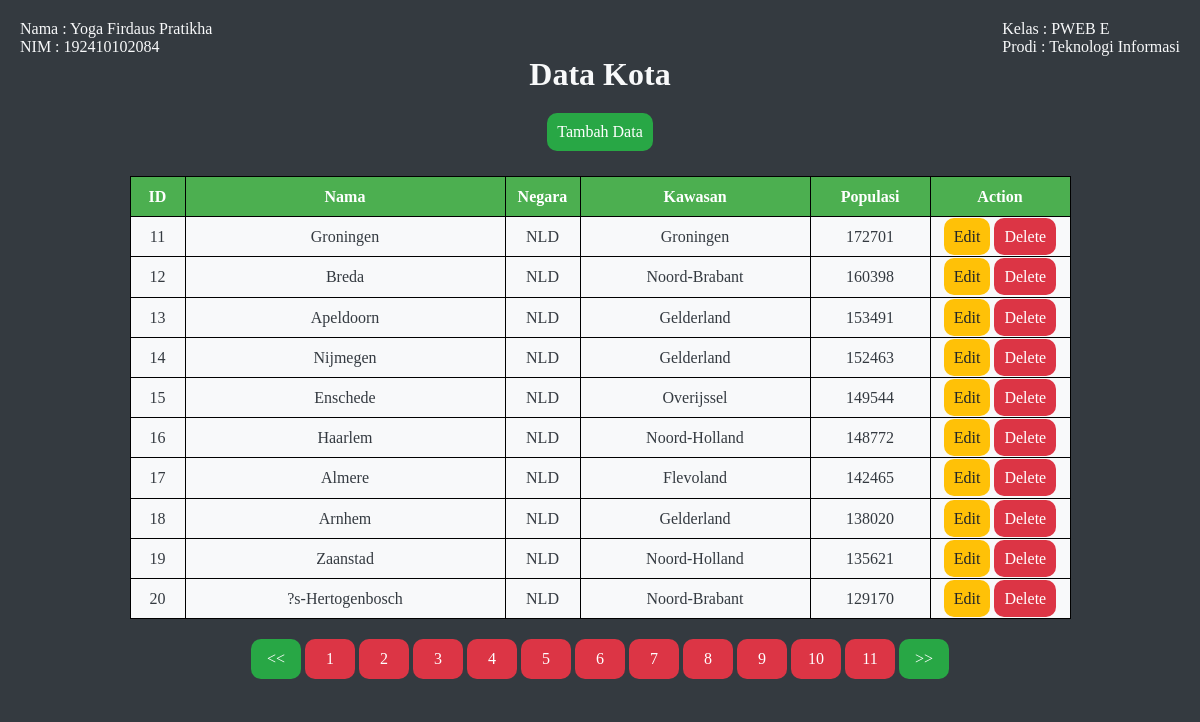
The page /?halaman=2 on the database its author committed.
### tables this page shows
CREATE TABLE `city` (
  `ID` INT(11) NOT NULL AUTO_INCREMENT,
  `Name` CHAR(35) NOT NULL DEFAULT '',
  `CountryCode` CHAR(3) NOT NULL DEFAULT '',
  `District` CHAR(20) NOT NULL DEFAULT '',
  `Population` INT(11) NOT NULL DEFAULT '0',
  PRIMARY KEY (`ID`),
  KEY `CountryCode` (`CountryCode`),
  CONSTRAINT `city_ibfk_1` FOREIGN KEY (`CountryCode`) REFERENCES `country` (`Code`)
);

### index.php (the view, shortened to what this page needs)
<?php
require_once("koneksi.php");
$perPage = 10;
$nowPage = $_GET["halaman"];
$page = isset($nowPage) ? (int)$nowPage : 1;
$start = ($page > 1) ? ($page * $perPage) - $perPage : 0;
$data = $db->prepare("SELECT * FROM city LIMIT $start, $perPage");
$data->execute();
$result = $data->fetchAll();
$totalData = $db->prepare("SELECT * FROM city");
$totalData->execute();
$total = $totalData->rowCount();
$pages = ceil($total/$perPage);
?>
<!DOCTYPE html>
  <head>
      <link rel="stylesheet" href="style.css">
  </head>
  <body>
    <div style="color:#f8f9fa;">
      <div class="flex between" style="margin-top:20px; margin-left:20px; margin-right:20px;">
        <p>Nama : Yoga Firdaus Pratikha<br>NIM :  192410102084</p>
        <p>Kelas : PWEB E<br>Prodi : Teknologi Informasi</p>
      </div>
      <div style="text-align: center;">
        <h1>Data Kota</h1>
      </div>
      <div class="flex" style="margin-top:20px">
        <a href='add.php' class="button green center">Tambah Data</a>
      </div>
      <div class="container">
        <table class="center">
          <thead>
            <tr>
              <th style="width:55px">ID</th>
              <th style="width:320px">Nama</th>
              <th style="width:75px">Negara</th>
              <th style="width:230px">Kawasan</th>
              <th style="width:120px">Populasi</th>
              <th style="width:140px">Action</th>
            </tr>
          </thead>
          <tbody>
            <?php
              if(!empty($result)) {
                foreach($result as $row) {
              ?>
                <tr>
                  <td><?php echo $row["ID"]; ?></td>
                  <td><?php echo $row["Name"]; ?></td>
                  <td><?php echo $row["CountryCode"]; ?></td>
                  <td><?php echo $row["District"]; ?></td>
                  <td><?php echo $row["Population"]; ?></td>
                  <td>
                    <a href='edit.php?id=<?php echo $row['ID']; ?>' class="button yellow">Edit</a>
                    <a onclick="return confirm('Hapus data <?php echo $row['Name'];?> dengan ID <?php echo $row['ID']; ?>?')" href='?delete_id=<?php echo $row['ID']; ?>' class="button red">Delete</a>
                  </td>
                </tr>
              <?php
                }
              }
            ?>
          </tbody>
        </table><div style="margin-top:20px">
          <a href="?halaman=1" class="button green nomor"><<</a>
        <?php
        $x = 0;
        $y = 0;
        if($page<=5){
          $x = 1;
          $y = $x+10;
        }
        for($x; $x<=$y; $x++){
          ?>
          <a href="?halaman=<?php echo $x; ?>" class="button red nomor"><?php echo $x;?></a>
        <?php
        }
      ?><a href="?halaman=<?php echo $pages; ?>" class="button green nomor">>></a></div>
      </div>
    </div>
  </body>
</html>

### style.css (style rules this page uses)
* { box-sizing: border-box; margin: 0; padding: 0; color: #f8f9fa; background-color: #343a40; }
table, th, td, input, select { border: 1px solid black; border-collapse: collapse; background-color: #f8f9fa; padding: 10px; color:#343a40; }
th { background-color: #4CAF50; color: white; font-weight: bold; }
a { text-decoration: none; }
.button { padding: 10px; border: none; border-radius: 10px; transition: all 0.3 ease 0s; width: auto; }
.nomor { height: 40px; width: 50px; display: inline-block; }
.red { color:#fff; background-color:#dc3545; border-color:#dc3545; }
.yellow { color:#212529; background-color:#ffc107; border-color:#ffc107; }
.green { color:#fff; background-color:#28a745; border-color:#28a745; }
.center { margin-left: auto; margin-right: auto; }
.flex { display:flex; }
.between { justify-content:space-between; }
.container { color: white; height: auto; margin: 10px auto 60px auto; padding: 15px; width: 100%; text-align: center; line-height: 1.2; }

### rows shown on the page
city: ID "11", Name "Groningen", CountryCode "NLD", District "Groningen", Population "172701"
city: ID "12", Name "Breda", CountryCode "NLD", District "Noord-Brabant", Population "160398"
city: ID "13", Name "Apeldoorn", CountryCode "NLD", District "Gelderland", Population "153491"
city: ID "14", Name "Nijmegen", CountryCode "NLD", District "Gelderland", Population "152463"
city: ID "15", Name "Enschede", CountryCode "NLD", District "Overijssel", Population "149544"
city: ID "16", Name "Haarlem", CountryCode "NLD", District "Noord-Holland", Population "148772"
city: ID "17", Name "Almere", CountryCode "NLD", District "Flevoland", Population "142465"
city: ID "18", Name "Arnhem", CountryCode "NLD", District "Gelderland", Population "138020"
city: ID "19", Name "Zaanstad", CountryCode "NLD", District "Noord-Holland", Population "135621"
city: ID "20", Name "?s-Hertogenbosch", CountryCode "NLD", District "Noord-Brabant", Population "129170"
